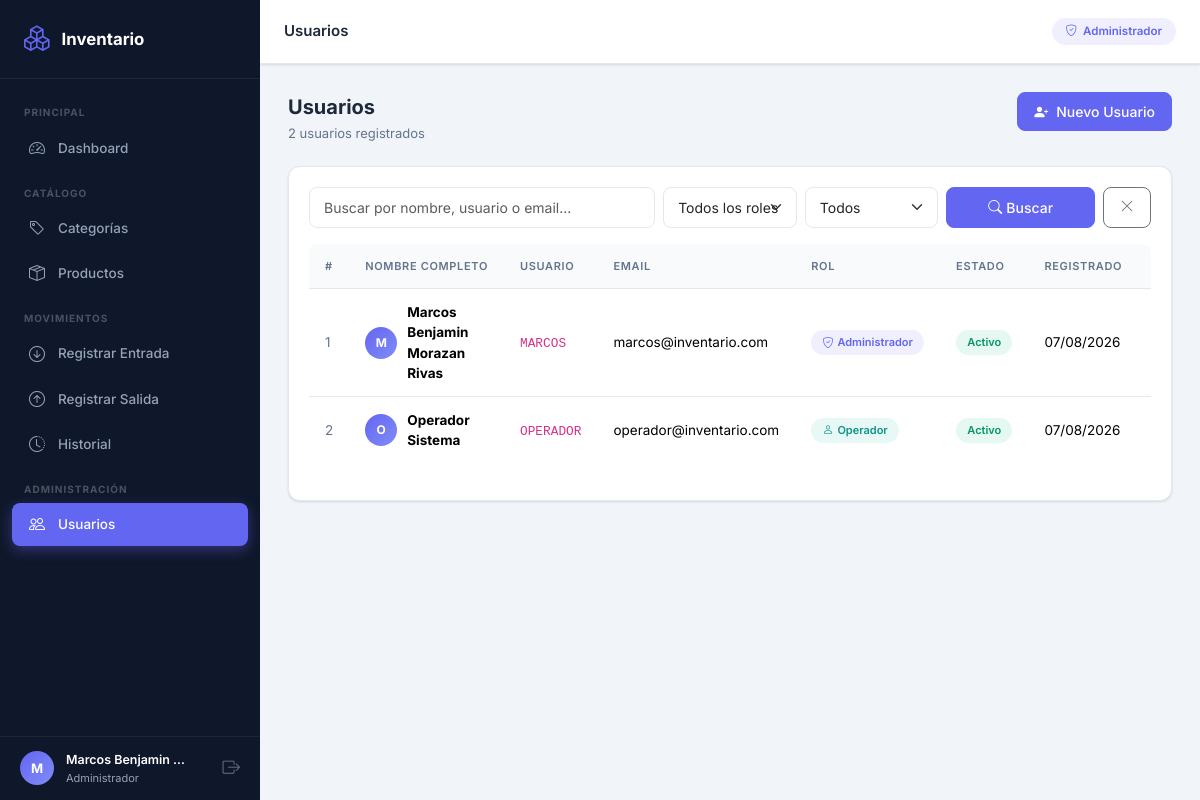
The app's page /modules/usuarios/index.php (signed in) with its own data.
### tables this page shows
CREATE TABLE usuarios (
    id INT AUTO_INCREMENT PRIMARY KEY,
    nombre_completo VARCHAR(100) NOT NULL,
    usuario VARCHAR(50) NOT NULL UNIQUE,
    email VARCHAR(100) NOT NULL UNIQUE,
    password VARCHAR(255) NOT NULL,
    rol ENUM('admin','operador') NOT NULL DEFAULT 'operador',
    estado TINYINT(1) NOT NULL DEFAULT 1,
    created_at TIMESTAMP DEFAULT CURRENT_TIMESTAMP
);

### modules/usuarios/index.php (the view, shortened to what this page needs)
<?php
require_once __DIR__ . '/../../config/database.php';
$buscar = trim($_GET['buscar'] ?? '');
$sql    = 'SELECT * FROM usuarios WHERE 1=1';
$params = [];
$sql .= ' ORDER BY nombre_completo';
$stmt    = $pdo->prepare($sql);
$stmt->execute($params);
$usuarios = $stmt->fetchAll();
require_once __DIR__ . '/../../includes/header.php';
?>
<div class="page-header">
    <div>
        <div class="page-title">Usuarios</div>
        <div class="page-subtitle"><?= count($usuarios) ?> usuarios registrados</div>
    </div>
    <a href="<?= BASE_URL ?>/modules/usuarios/crear.php" class="btn btn-primary" id="btn-nuevo-usuario">
        <i class="bi bi-person-plus-fill me-2"></i>Nuevo Usuario
    </a>
</div>
<div class="card">
    <div class="card-body" style="padding:1.25rem">
        <form method="GET" class="row g-2 mb-3" id="form-filtro-usuarios">
            <div class="col-md-5">
                <input type="text" name="buscar" class="form-control" id="input-buscar-usr" placeholder="Buscar por nombre, usuario o email..." value="<?= htmlspecialchars($buscar) ?>">
            </div>
            <div class="col-md-2">
                <select name="rol" class="form-select" id="sel-rol-usr">
                    <option value="">Todos los roles</option>
                </select>
            </div>
            <div class="col-md-2">
                <select name="estado" class="form-select" id="sel-estado-usr">
                    <option value="">Todos</option>
                </select>
            </div>
            <div class="col-md-3 d-flex gap-2">
                <button type="submit" class="btn btn-primary flex-fill" id="btn-buscar-usr"><i class="bi bi-search me-1"></i>Buscar</button>
                <a href="<?= BASE_URL ?>/modules/usuarios/index.php" class="btn btn-outline-secondary" id="btn-limpiar-usr"><i class="bi bi-x-lg"></i></a>
            </div>
        </form>
        <div class="table-responsive">
            <table class="table" id="tabla-usuarios">
                <thead>
                    <tr>
                        <th>#</th>
                        <th>Nombre Completo</th>
                        <th>Usuario</th>
                        <th>Email</th>
                        <th>Rol</th>
                        <th>Estado</th>
                        <th>Registrado</th>
                        <th>Acciones</th>
                    </tr>
                </thead>
                <tbody>
                    <?php if (empty($usuarios)): ?>
                    <tr><td colspan="8" class="text-center py-4 text-muted">No se encontraron usuarios.</td></tr>
                    <?php else: ?>
                    <?php foreach ($usuarios as $u): ?>
                    <tr>
                        <td style="color:var(--text-secondary)"><?= $u['id'] ?></td>
                        <td>
                            <div style="display:flex;align-items:center;gap:.625rem">
                                <div style="width:32px;height:32px;border-radius:50%;background:linear-gradient(135deg,#6366f1,#818cf8);display:flex;align-items:center;justify-content:center;color:#fff;font-size:.75rem;font-weight:700;flex-shrink:0">
                                    <?= strtoupper(mb_substr($u['nombre_completo'], 0, 1)) ?>
                                </div>
                                <strong><?= htmlspecialchars($u['nombre_completo']) ?></strong>
                            </div>
                        </td>
                        <td><code style="font-size:.8rem"><?= htmlspecialchars($u['usuario']) ?></code></td>
                        <td><?= htmlspecialchars($u['email']) ?></td>
                        <td>
                            <?php if ($u['rol'] === 'admin'): ?>
                            <span class="bstatus b-admin"><i class="bi bi-shield-check me-1"></i>Administrador</span>
                            <?php else: ?>
                            <span class="bstatus b-operador"><i class="bi bi-person me-1"></i>Operador</span>
                            <?php endif; ?>
                        </td>
                        <td>
                            <?php if ($u['estado']): ?>
                            <span class="bstatus b-activo">Activo</span>
                            <?php else: ?>
                            <span class="bstatus b-inactivo">Inactivo</span>
                            <?php endif; ?>
                        </td>
                        <td><?= date('d/m/Y', strtotime($u['created_at'])) ?></td>
                        <td>
                        </td>
                    </tr>
                    <?php endforeach; ?>
                    <?php endif; ?>
                </tbody>
            </table>
        </div>
    </div>
</div>
<?php require_once __DIR__ . '/../../includes/footer.php'; ?>

### assets/css/style.css (style rules this page uses)
:root { --sidebar-bg: #0f172a; --sidebar-text: #94a3b8; --sidebar-active: #6366f1; --sidebar-hover: #1e293b; --sidebar-width: 260px; --topbar-height: 64px; --content-bg: #f1f5f9; --card-bg: #ffffff; --primary: #6366f1; --primary-dark: #4f46e5; --success: #10b981; --warning: #f59e0b; --danger: #ef4444; --info: #3b82f6; --text-primary: #1e293b; --text-secondary: #64748b; --border-color: #e2e8f0; --shadow: 0 1px 3px rgba(0,0,0,.08), 0 1px 2px rgba(0,0,0,.05); --shadow-md: 0 4px 12px rgba(0,0,0,.08), 0 2px 4px rgba(0,0,0,.05); --shadow-lg: 0 10px 24px rgba(0,0,0,.1), 0 4px 8px rgba(0,0,0,.05); --radius: 12px; --radius-sm: 8px; }
* { margin: 0; padding: 0; box-sizing: border-box; }
body { font-family: 'Inter', sans-serif; background: var(--content-bg); color: var(--text-primary); }
.card { border: 1px solid var(--border-color) !important; border-radius: var(--radius) !important; box-shadow: var(--shadow) !important; }
.table { font-size: .8438rem; }
.table th { background: #f8fafc !important; font-weight: 600; font-size: .6875rem; letter-spacing: .06em; text-transform: uppercase; color: var(--text-secondary); padding: .875rem 1rem !important; border-bottom: 1px solid var(--border-color) !important; white-space: nowrap; }
.table td { padding: .8125rem 1rem !important; vertical-align: middle; border-bottom: 1px solid var(--border-color) !important; }
.table tbody tr:last-child td { border-bottom: none !important; }
.table-responsive { border-radius: var(--radius-sm); overflow: hidden; }
.bstatus { padding: .275rem .7rem; border-radius: 100px; font-size: .6875rem; font-weight: 600; display: inline-block; white-space: nowrap; }
.b-activo { background: rgba(16,185,129,.1); color: #059669; }
.b-admin { background: rgba(99,102,241,.1); color: #6366f1; }
.b-operador { background: rgba(20,184,166,.1); color: #0d9488; }
.form-control, .form-select { border: 1px solid var(--border-color); border-radius: 8px; padding: .5625rem .875rem; font-size: .875rem; transition: border-color .2s, box-shadow .2s; }
.btn { border-radius: 8px; font-weight: 500; font-size: .875rem; padding: .5rem 1rem; transition: all .2s; }
.btn-primary { background: var(--primary); border-color: var(--primary); }
.page-header { display: flex; align-items: flex-start; justify-content: space-between; margin-bottom: 1.375rem; flex-wrap: wrap; gap: 1rem; }
.page-title { font-size: 1.25rem; font-weight: 700; color: var(--text-primary); }
.page-subtitle { font-size: .8125rem; color: var(--text-secondary); margin-top: .125rem; }

### records on screen
usuarios: id "1", nombre_completo "M", nombre_completo "Marcos Benjamin Morazan Rivas", usuario "MARCOS", email "marcos@inventario.com", rol "admin" (drawn), estado "Activo", created_at "07/08/2026"
usuarios: id "2", nombre_completo "O", nombre_completo "Operador Sistema", usuario "OPERADOR", email "operador@inventario.com", rol "operador" (drawn), estado "Activo", created_at "07/08/2026"

### other values on screen
$_inicial "M"
$_nombre "Marcos Benjamin…"
$pageTitle "Usuarios"
count($usuarios) "2"
